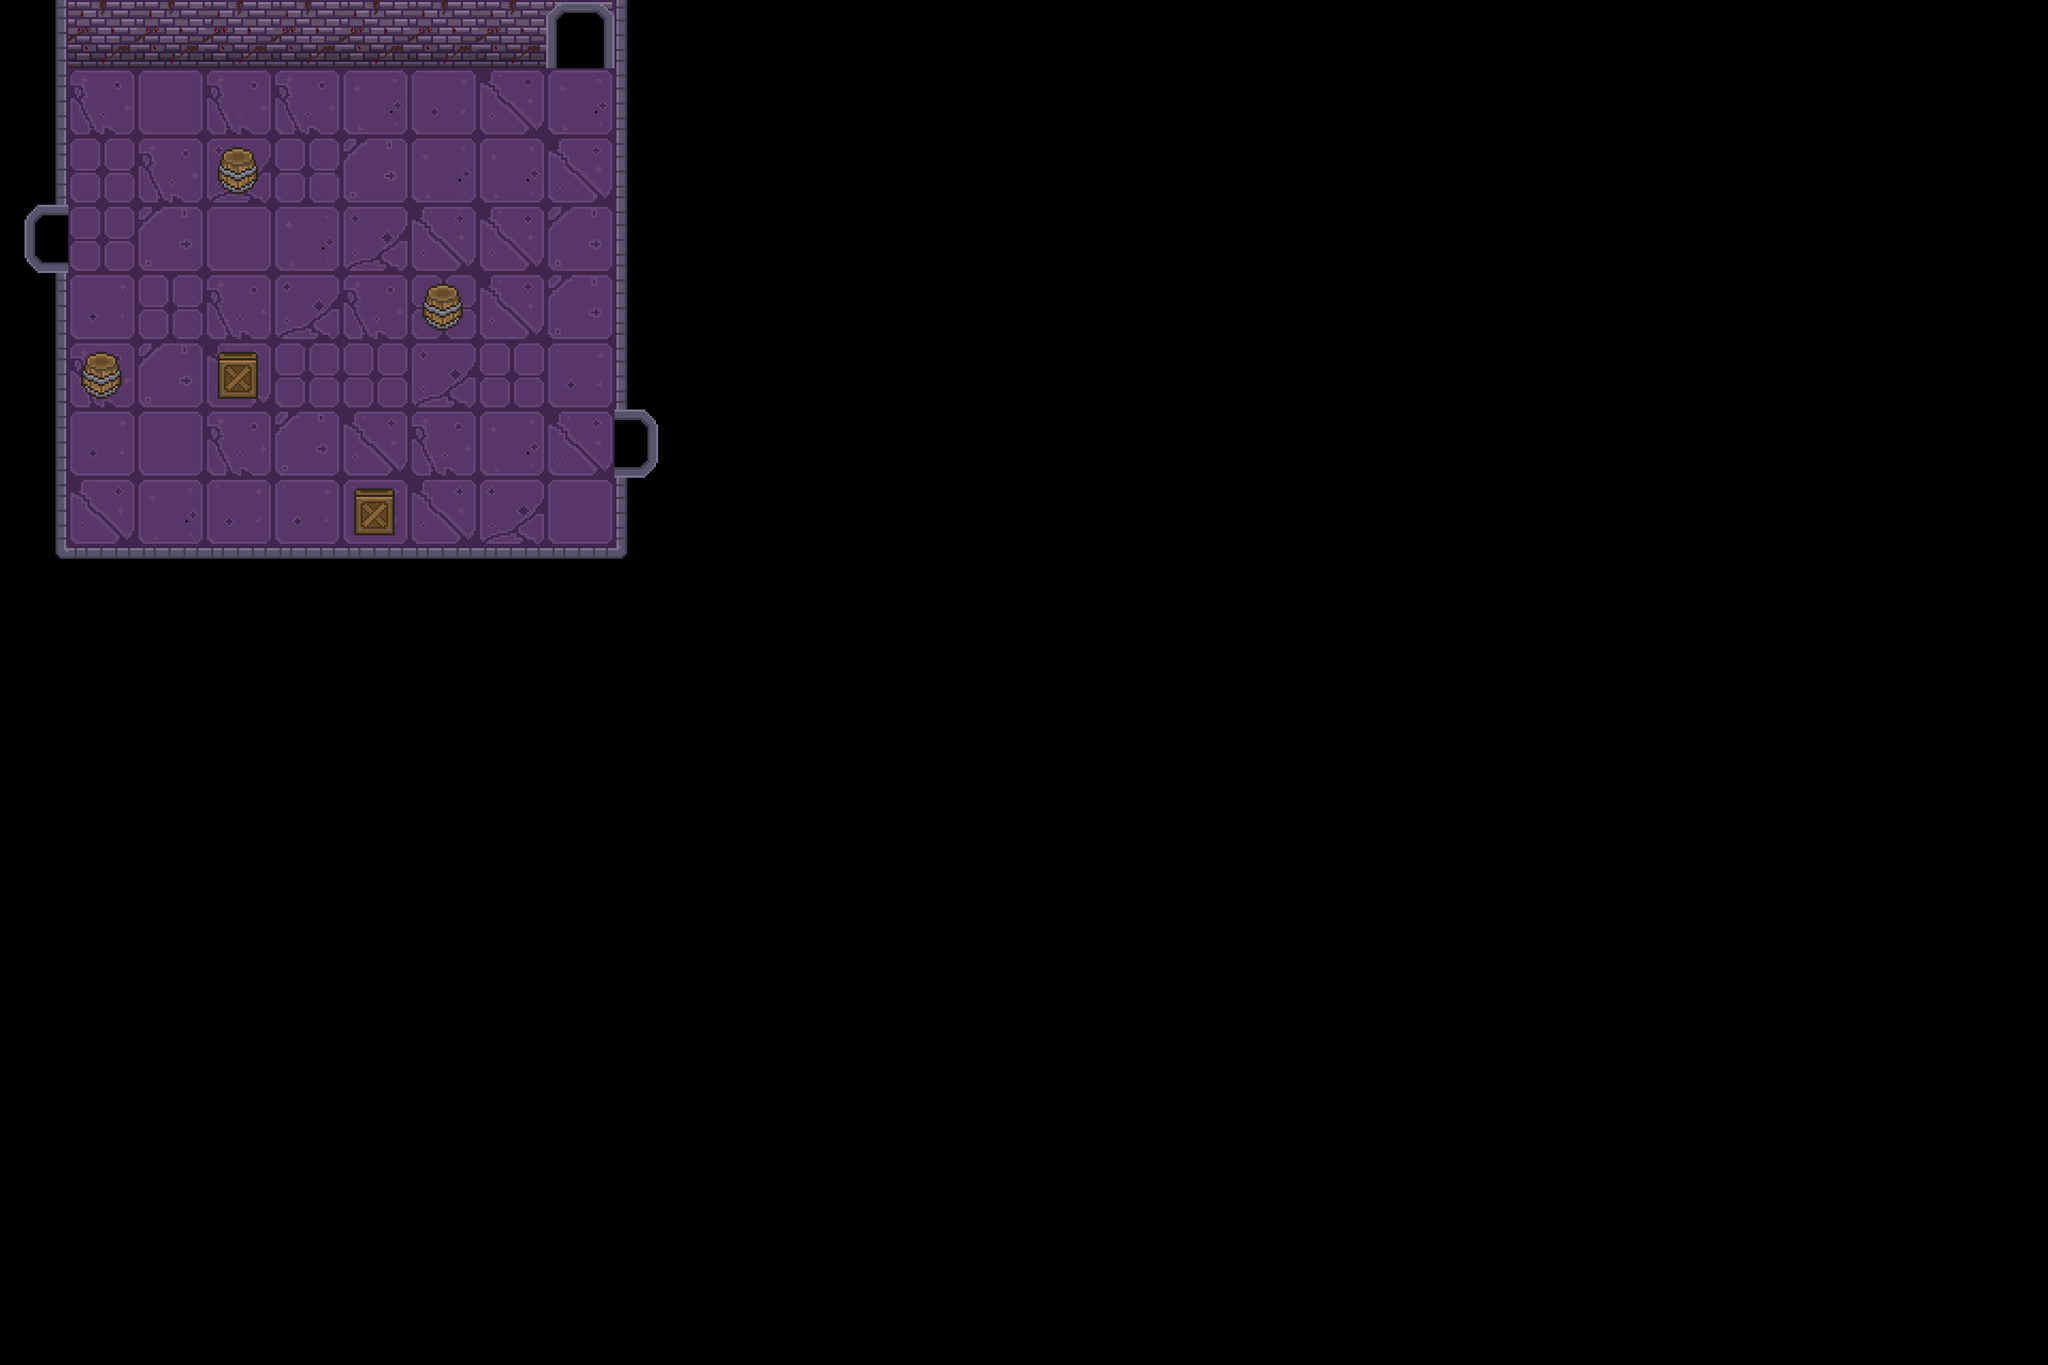

A 2D game scene composited from a Tiled map and its tileset images. What follows is a short description and the map's XML, with every tile layer's data as written:
An orthogonal 30x20 tile map with 128x128 px tiles, 4 tile layers (floor, wall, objects, door), 2 tilesets and 6 objects (2x room2_down_right, toroom2_right, toroom0, room0, room2_right).

<map version="1.10" tiledversion="1.11.0" orientation="orthogonal" renderorder="right-down" width="30" height="20" tilewidth="128" tileheight="128" infinite="0" nextlayerid="8" nextobjectid="9">
 <tileset firstgid="1" source="dungeon_tile.tsx" />
 <tileset firstgid="101" source="dungeon_tile2.tsx" />
 <layer id="1" name="floor" width="30" height="20">
  <data encoding="csv">
0,0,0,0,0,0,0,0,0,0,0,0,0,0,0,0,0,0,0,0,0,0,0,0,0,0,0,0,0,0,
0,30,2,30,30,31,8,28,31,0,0,0,0,0,0,0,0,0,0,0,0,0,0,0,0,0,0,0,0,0,
0,29,30,27,29,19,31,31,28,0,0,0,0,0,0,0,0,0,0,0,0,0,0,0,0,0,0,0,0,0,
0,29,19,2,31,27,28,28,19,0,0,0,0,0,0,0,0,0,0,0,0,0,0,0,0,0,0,0,0,0,
0,8,29,30,27,30,29,28,19,0,0,0,0,0,0,0,0,0,0,0,0,0,0,0,0,0,0,0,0,0,
0,30,19,28,29,29,27,29,8,0,0,0,0,0,0,0,0,0,0,0,0,0,0,0,0,0,0,0,0,0,
0,8,2,30,19,28,30,31,28,0,0,0,0,0,0,0,0,0,0,0,0,0,0,0,0,0,0,0,0,0,
0,28,31,8,8,8,28,27,2,0,0,0,0,0,0,0,0,0,0,0,0,0,0,0,0,0,0,0,0,0,
0,0,0,0,0,0,0,0,0,0,0,0,0,0,0,0,0,0,0,0,0,0,0,0,0,0,0,0,0,0,
0,0,0,0,0,0,0,0,0,0,0,0,0,0,0,0,0,0,0,0,0,0,0,0,0,0,0,0,0,0,
0,0,0,0,0,0,0,0,0,0,0,0,0,0,0,0,0,0,0,0,0,0,0,0,0,0,0,0,0,0,
0,0,0,0,0,0,0,0,0,0,0,0,0,0,0,0,0,0,0,0,0,0,0,0,0,0,0,0,0,0,
0,0,0,0,0,0,0,0,0,0,0,0,0,0,0,0,0,0,0,0,0,0,0,0,0,0,0,0,0,0,
0,0,0,0,0,0,0,0,0,0,0,0,0,0,0,0,0,0,0,0,0,0,0,0,0,0,0,0,0,0,
0,0,0,0,0,0,0,0,0,0,0,0,0,0,0,0,0,0,0,0,0,0,0,0,0,0,0,0,0,0,
0,0,0,0,0,0,0,0,0,0,0,0,0,0,0,0,0,0,0,0,0,0,0,0,0,0,0,0,0,0,
0,0,0,0,0,0,0,0,0,0,0,0,0,0,0,0,0,0,0,0,0,0,0,0,0,0,0,0,0,0,
0,0,0,0,0,0,0,0,0,0,0,0,0,0,0,0,0,0,0,0,0,0,0,0,0,0,0,0,0,0,
0,0,0,0,0,0,0,0,0,0,0,0,0,0,0,0,0,0,0,0,0,0,0,0,0,0,0,0,0,0,
0,0,0,0,0,0,0,0,0,0,0,0,0,0,0,0,0,0,0,0,0,0,0,0,0,0,0,0,0,0
</data>
 </layer>
 <layer id="2" name="wall" width="30" height="20">
  <data encoding="csv">
38,3,3,3,3,3,3,3,3,3221225510,0,0,0,0,0,0,0,0,0,0,0,0,0,0,0,0,0,0,0,0,
38,0,0,0,0,0,0,0,0,3221225510,0,0,0,0,0,0,0,0,0,0,0,0,0,0,0,0,0,0,0,0,
38,0,0,0,0,0,0,0,0,3221225510,0,0,0,0,0,0,0,0,0,0,0,0,0,0,0,0,0,0,0,0,
38,0,0,0,0,0,0,0,0,3221225510,0,0,0,0,0,0,0,0,0,0,0,0,0,0,0,0,0,0,0,0,
38,0,0,0,0,0,0,0,0,3221225510,0,0,0,0,0,0,0,0,0,0,0,0,0,0,0,0,0,0,0,0,
38,0,0,0,0,0,0,0,0,3221225510,0,0,0,0,0,0,0,0,0,0,0,0,0,0,0,0,0,0,0,0,
38,0,0,0,0,0,0,0,0,3221225510,0,0,0,0,0,0,0,0,0,0,0,0,0,0,0,0,0,0,0,0,
38,0,0,0,0,0,0,0,0,3221225510,0,0,0,0,0,0,0,0,0,0,0,0,0,0,0,0,0,0,0,0,
3221225479,1610612774,1610612774,1610612774,1610612774,1610612774,1610612774,1610612774,1610612774,2684354567,0,0,0,0,0,0,0,0,0,0,0,0,0,0,0,0,0,0,0,0,
0,0,0,0,0,0,0,0,0,0,0,0,0,0,0,0,0,0,0,0,0,0,0,0,0,0,0,0,0,0,
0,0,0,0,0,0,0,0,0,0,0,0,0,0,0,0,0,0,0,0,0,0,0,0,0,0,0,0,0,0,
0,0,0,0,0,0,0,0,0,0,0,0,0,0,0,0,0,0,0,0,0,0,0,0,0,0,0,0,0,0,
0,0,0,0,0,0,0,0,0,0,0,0,0,0,0,0,0,0,0,0,0,0,0,0,0,0,0,0,0,0,
0,0,0,0,0,0,0,0,0,0,0,0,0,0,0,0,0,0,0,0,0,0,0,0,0,0,0,0,0,0,
0,0,0,0,0,0,0,0,0,0,0,0,0,0,0,0,0,0,0,0,0,0,0,0,0,0,0,0,0,0,
0,0,0,0,0,0,0,0,0,0,0,0,0,0,0,0,0,0,0,0,0,0,0,0,0,0,0,0,0,0,
0,0,0,0,0,0,0,0,0,0,0,0,0,0,0,0,0,0,0,0,0,0,0,0,0,0,0,0,0,0,
0,0,0,0,0,0,0,0,0,0,0,0,0,0,0,0,0,0,0,0,0,0,0,0,0,0,0,0,0,0,
0,0,0,0,0,0,0,0,0,0,0,0,0,0,0,0,0,0,0,0,0,0,0,0,0,0,0,0,0,0,
0,0,0,0,0,0,0,0,0,0,0,0,0,0,0,0,0,0,0,0,0,0,0,0,0,0,0,0,0,0
</data>
 </layer>
 <layer id="3" name="objects" width="30" height="20">
  <data encoding="csv">
0,34,34,34,179,34,34,34,0,0,0,0,0,0,0,0,0,0,0,0,0,0,0,0,0,0,0,0,0,0,
0,0,0,0,0,0,0,0,0,0,0,0,0,0,0,0,0,0,0,0,0,0,0,0,0,0,0,0,0,0,
0,0,0,26,0,0,0,0,0,0,0,0,0,0,0,0,0,0,0,0,0,0,0,0,0,0,0,0,0,0,
0,0,0,0,0,0,0,0,0,0,0,0,0,0,0,0,0,0,0,0,0,0,0,0,0,0,0,0,0,0,
0,0,0,0,0,0,26,0,0,0,0,0,0,0,0,0,0,0,0,0,0,0,0,0,0,0,0,0,0,0,
0,26,0,25,0,0,0,0,0,0,0,0,0,0,0,0,0,0,0,0,0,0,0,0,0,0,0,0,0,0,
0,0,0,0,0,0,0,0,0,0,0,0,0,0,0,0,0,0,0,0,0,0,0,0,0,0,0,0,0,0,
0,0,0,0,0,25,0,0,0,0,0,0,0,0,0,0,0,0,0,0,0,0,0,0,0,0,0,0,0,0,
0,0,0,0,0,0,0,0,0,0,0,0,0,0,0,0,0,0,0,0,0,0,0,0,0,0,0,0,0,0,
0,0,0,0,0,0,0,0,0,0,0,0,0,0,0,0,0,0,0,0,0,0,0,0,0,0,0,0,0,0,
0,0,0,0,0,0,0,0,0,0,0,0,0,0,0,0,0,0,0,0,0,0,0,0,0,0,0,0,0,0,
0,0,0,0,0,0,0,0,0,0,0,0,0,0,0,0,0,0,0,0,0,0,0,0,0,0,0,0,0,0,
0,0,0,0,0,0,0,0,0,0,0,0,0,0,0,0,0,0,0,0,0,0,0,0,0,0,0,0,0,0,
0,0,0,0,0,0,0,0,0,0,0,0,0,0,0,0,0,0,0,0,0,0,0,0,0,0,0,0,0,0,
0,0,0,0,0,0,0,0,0,0,0,0,0,0,0,0,0,0,0,0,0,0,0,0,0,0,0,0,0,0,
0,0,0,0,0,0,0,0,0,0,0,0,0,0,0,0,0,0,0,0,0,0,0,0,0,0,0,0,0,0,
0,0,0,0,0,0,0,0,0,0,0,0,0,0,0,0,0,0,0,0,0,0,0,0,0,0,0,0,0,0,
0,0,0,0,0,0,0,0,0,0,0,0,0,0,0,0,0,0,0,0,0,0,0,0,0,0,0,0,0,0,
0,0,0,0,0,0,0,0,0,0,0,0,0,0,0,0,0,0,0,0,0,0,0,0,0,0,0,0,0,0,
0,0,0,0,0,0,0,0,0,0,0,0,0,0,0,0,0,0,0,0,0,0,0,0,0,0,0,0,0,0
</data>
 </layer>
 <layer id="7" name="door" width="30" height="20">
  <data encoding="csv">
0,0,0,0,0,0,0,0,153,0,0,0,0,0,0,0,0,0,0,0,0,0,0,0,0,0,0,0,0,0,
0,0,0,0,0,0,0,0,0,0,0,0,0,0,0,0,0,0,0,0,0,0,0,0,0,0,0,0,0,0,
0,0,0,0,0,0,0,0,0,0,0,0,0,0,0,0,0,0,0,0,0,0,0,0,0,0,0,0,0,0,
1610612921,0,0,0,0,0,0,0,0,0,0,0,0,0,0,0,0,0,0,0,0,0,0,0,0,0,0,0,0,0,
0,0,0,0,0,0,0,0,0,0,0,0,0,0,0,0,0,0,0,0,0,0,0,0,0,0,0,0,0,0,
0,0,0,0,0,0,0,0,0,0,0,0,0,0,0,0,0,0,0,0,0,0,0,0,0,0,0,0,0,0,
0,0,0,0,0,0,0,0,0,2684354745,0,0,0,0,0,0,0,0,0,0,0,0,0,0,0,0,0,0,0,0,
0,0,0,0,0,0,0,0,0,0,0,0,0,0,0,0,0,0,0,0,0,0,0,0,0,0,0,0,0,0,
0,0,0,0,0,0,0,0,0,0,0,0,0,0,0,0,0,0,0,0,0,0,0,0,0,0,0,0,0,0,
0,0,0,0,0,0,0,0,0,0,0,0,0,0,0,0,0,0,0,0,0,0,0,0,0,0,0,0,0,0,
0,0,0,0,0,0,0,0,0,0,0,0,0,0,0,0,0,0,0,0,0,0,0,0,0,0,0,0,0,0,
0,0,0,0,0,0,0,0,0,0,0,0,0,0,0,0,0,0,0,0,0,0,0,0,0,0,0,0,0,0,
0,0,0,0,0,0,0,0,0,0,0,0,0,0,0,0,0,0,0,0,0,0,0,0,0,0,0,0,0,0,
0,0,0,0,0,0,0,0,0,0,0,0,0,0,0,0,0,0,0,0,0,0,0,0,0,0,0,0,0,0,
0,0,0,0,0,0,0,0,0,0,0,0,0,0,0,0,0,0,0,0,0,0,0,0,0,0,0,0,0,0,
0,0,0,0,0,0,0,0,0,0,0,0,0,0,0,0,0,0,0,0,0,0,0,0,0,0,0,0,0,0,
0,0,0,0,0,0,0,0,0,0,0,0,0,0,0,0,0,0,0,0,0,0,0,0,0,0,0,0,0,0,
0,0,0,0,0,0,0,0,0,0,0,0,0,0,0,0,0,0,0,0,0,0,0,0,0,0,0,0,0,0,
0,0,0,0,0,0,0,0,0,0,0,0,0,0,0,0,0,0,0,0,0,0,0,0,0,0,0,0,0,0,
0,0,0,0,0,0,0,0,0,0,0,0,0,0,0,0,0,0,0,0,0,0,0,0,0,0,0,0,0,0
</data>
 </layer>
 <objectgroup id="4" name="door">
  <object id="1" name="room2_down_right" x="1152" y="768">
   <properties>
    <property name="path" value="../map/room2_down_right.tmx" />
    <property name="player" value="room1_down_right" />
   </properties>
  </object>
  <object id="2" name="toroom2_right" x="1024" y="0">
   <properties>
    <property name="path" value="../map/room2_right.tmx" />
    <property name="player" value="room1_down_right" />
   </properties>
  </object>
  <object id="5" name="toroom0" x="0" y="384">
   <properties>
    <property name="path" value="../map/room0.tmx" />
    <property name="player" value="room1_down_right" />
   </properties>
  </object>
 </objectgroup>
 <objectgroup id="5" name="player">
  <object id="3" name="room0" x="254" y="362" width="42" height="28" />
  <object id="7" name="room2_right" x="964" y="275" width="42" height="28" />
  <object id="8" name="room2_down_right" x="971" y="771" width="42" height="28" />
 </objectgroup>
 <objectgroup id="6" name="capecao" />
</map>
